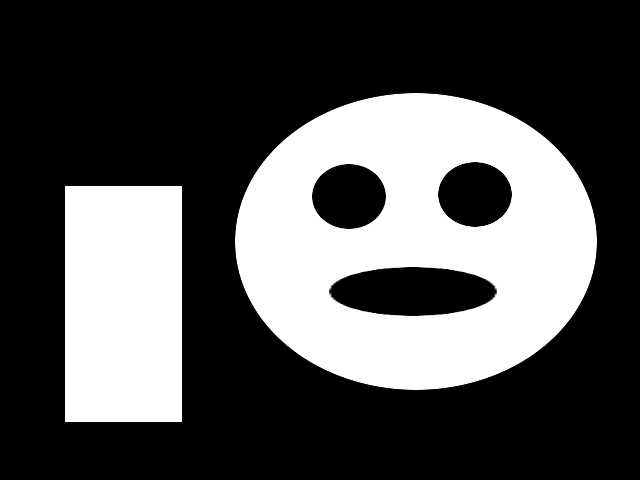
#> input picture Books/파이썬과 OpenCv를 이용한 컴퓨터 비전 학습/data/BnW.png, 640 x 480 px
$ python componentExtraction.py   (older library calls are emulated)
#> lines starting #> are read from the running program, lines starting #| are printed output that depends on the picture; after the words box and inside, x2 and y2 are one past the last pixel; in counts of white or black regions, pixels touching at a corner belong together
import cv2
import numpy as np

img1 = cv2.imread('../data/BnW.png', cv2.IMREAD_GRAYSCALE)
#> img1 is the input picture: shape (480, 640); min 0, max 255, mean 81.4

connectivity = 8
num_labels1, labelmap = cv2.connectedComponents(img1, connectivity, cv2.CV_32S)
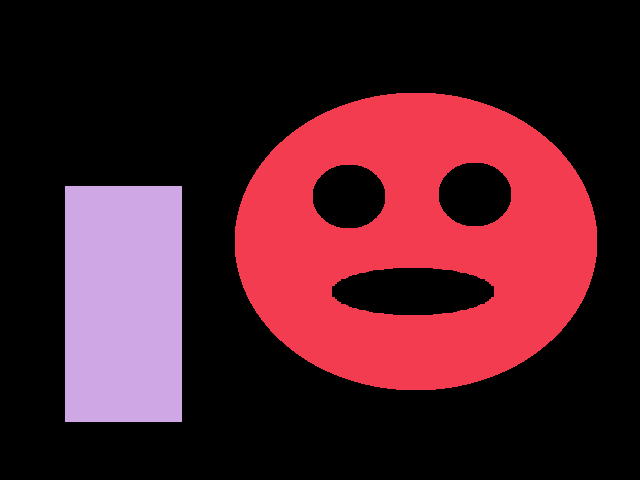
#> labelmap: shape (480, 640) int32; 3 distinct labels, from 0 to 2; one colour per label, 0 black
#> num_labels1 = 3

img1 = np.hstack((img1, labelmap.astype(np.float32)/(num_labels1)))
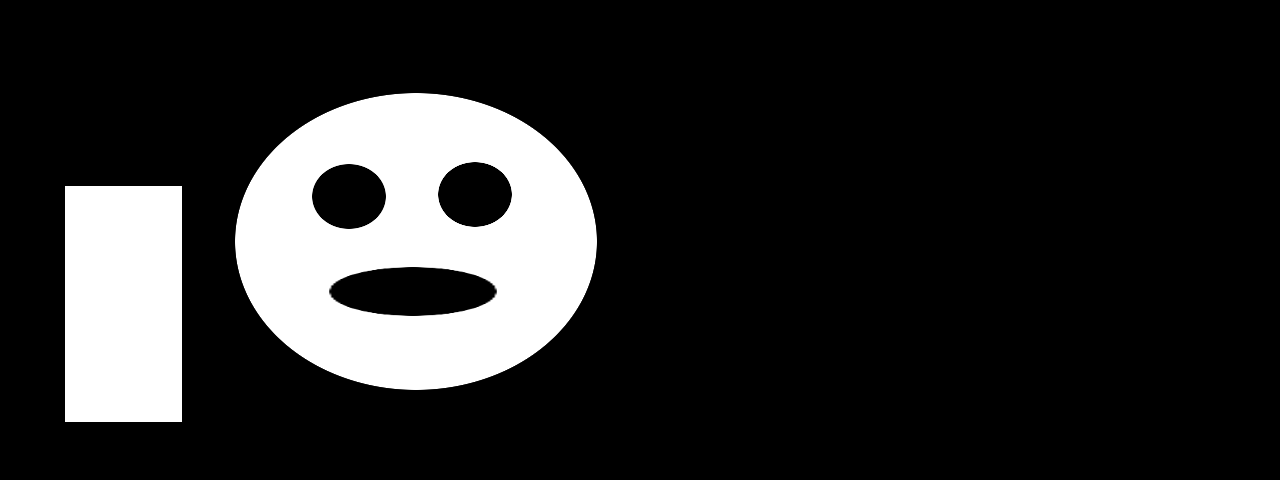
#> img1: shape (480, 1280) float32; min 0, max 255, mean 40.8
cv2.imshow('Connected components', img1)
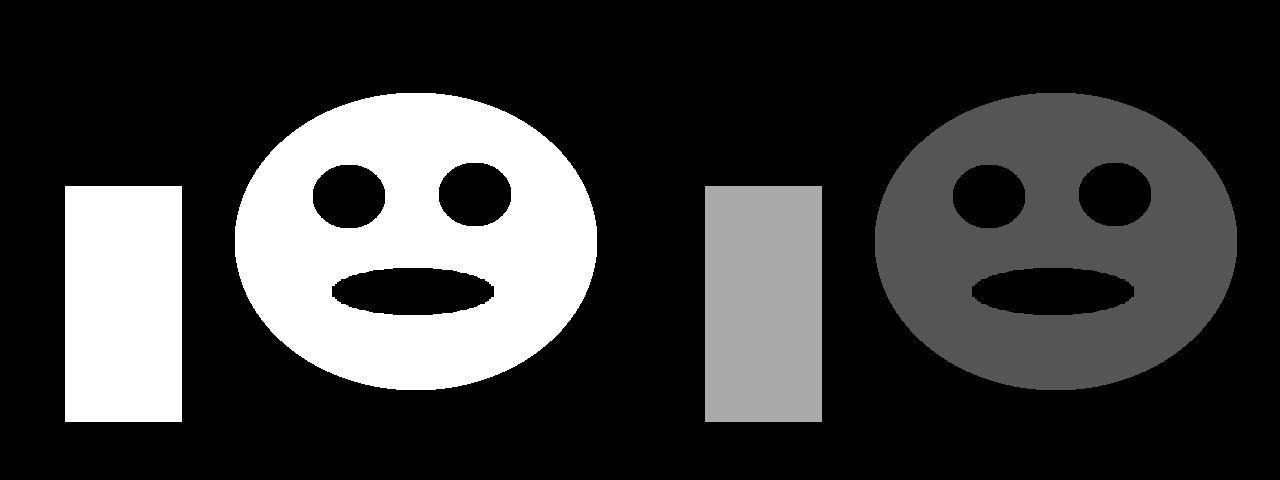
#> window 'Connected components': shape (480, 1280); min 0, max 255, mean 58.7

img2 = cv2.imread('../data/Lena.png', 0)
otsu_thr, otsu_mask = cv2.threshold(img2, -1, 1, cv2.THRESH_BINARY | cv2.THRESH_OTSU)
#> otsu_thr = 0
#> (the run stopped early here; a loop or call above may not have finished)
